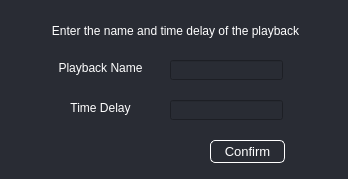
<?xml version="1.0" encoding="UTF-8"?>
<ui version="4.0">
 <class>Form</class>
 <widget class="QWidget" name="Form">
  <property name="geometry">
   <rect>
    <x>0</x>
    <y>0</y>
    <width>348</width>
    <height>179</height>
   </rect>
  </property>
  <property name="windowTitle">
   <string>Form</string>
  </property>
  <property name="styleSheet">
   <string notr="true">QWidget{
background-color:#292C34;
color:white;
}</string>
  </property>
  <widget class="QLabel" name="label">
   <property name="geometry">
    <rect>
     <x>30</x>
     <y>20</y>
     <width>291</width>
     <height>21</height>
    </rect>
   </property>
   <property name="text">
    <string>Enter the name and time delay of the playback</string>
   </property>
   <property name="alignment">
    <set>Qt::AlignCenter</set>
   </property>
  </widget>
  <widget class="QLineEdit" name="timeDelayInput">
   <property name="geometry">
    <rect>
     <x>170</x>
     <y>100</y>
     <width>113</width>
     <height>20</height>
    </rect>
   </property>
  </widget>
  <widget class="QLabel" name="label_4">
   <property name="geometry">
    <rect>
     <x>40</x>
     <y>100</y>
     <width>121</width>
     <height>16</height>
    </rect>
   </property>
   <property name="text">
    <string>Time Delay</string>
   </property>
   <property name="alignment">
    <set>Qt::AlignCenter</set>
   </property>
  </widget>
  <widget class="QLineEdit" name="nameInput">
   <property name="geometry">
    <rect>
     <x>170</x>
     <y>60</y>
     <width>113</width>
     <height>20</height>
    </rect>
   </property>
  </widget>
  <widget class="QLabel" name="label_2">
   <property name="geometry">
    <rect>
     <x>40</x>
     <y>60</y>
     <width>121</width>
     <height>16</height>
    </rect>
   </property>
   <property name="text">
    <string>Playback Name</string>
   </property>
   <property name="alignment">
    <set>Qt::AlignCenter</set>
   </property>
  </widget>
  <widget class="QPushButton" name="confirmButton">
   <property name="geometry">
    <rect>
     <x>210</x>
     <y>140</y>
     <width>75</width>
     <height>23</height>
    </rect>
   </property>
   <property name="font">
    <font>
     <pointsize>10</pointsize>
    </font>
   </property>
   <property name="styleSheet">
    <string notr="true">QPushButton{
border: 1px solid white;
border-radius: 5px;
background-color: #292C34;
color: white;
}</string>
   </property>
   <property name="text">
    <string>Confirm</string>
   </property>
  </widget>
 </widget>
 <tabstops>
  <tabstop>nameInput</tabstop>
  <tabstop>timeDelayInput</tabstop>
  <tabstop>confirmButton</tabstop>
 </tabstops>
 <resources/>
 <connections/>
</ui>
